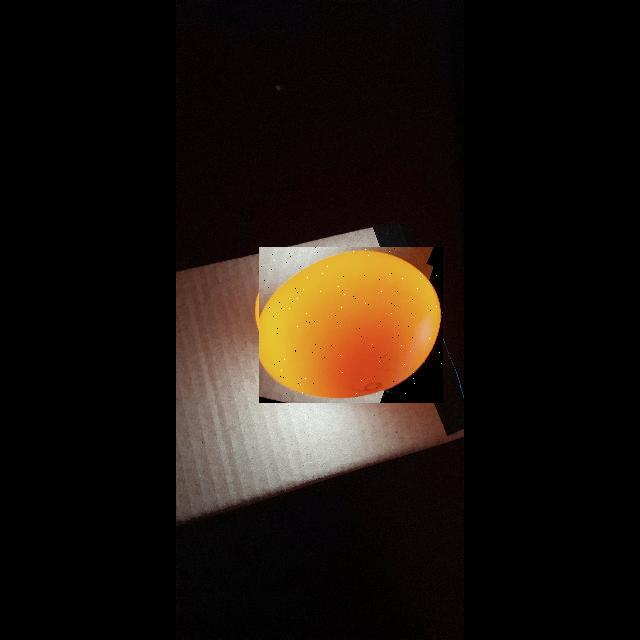
#> input picture src/data/test/images/20220623_230443_jpg.rf.98c6eaf71b430889ba02fb13739d02d2.jpg, 640 x 640 px; its folder holds only this picture in this run
$ python -i preprocessor.py   (imports and definitions only)
#> lines starting #> are read from the running program, lines starting #| are printed output that depends on the picture
#> further down, picture is the input picture: shape (640, 640, 3); mean B, G, R 14.4, 20.4, 28.2
"""Image Preprocessing Module for Egg Candling Fertility Classification.

Author: Anas (Image Processing Engineer - Track 1)
Role & Responsibilities:
- Resize images (configurable, e.g., 640x640 or 256x256)
- Grayscale conversion
- Green (G) channel extraction from RGB to enhance internal vascular/embryonic structures
- Contrast Limited Adaptive Histogram Equalization (CLAHE) for illumination normalization
- Integrated pipeline delivering modular, testable image processing transforms for both
  PyTorch / Albumentations / OpenCV pipelines and batch file preparation.
"""

from typing import Tuple, Union, Optional
import cv2
import numpy as np


class CandlingPreprocessor:
    """Preprocessor specialized for candling egg image enhancement and normalization.

    Attributes:
        target_size (Tuple[int, int]): (width, height) to resize images. Default is (640, 640).
        extract_green (bool): Whether to isolate the G channel from RGB.
        apply_clahe (bool): Whether to apply Contrast Limited Adaptive Histogram Equalization.
        clahe_clip_limit (float): Threshold for contrast limiting in CLAHE. Default: 2.0.
        clahe_tile_grid_size (Tuple[int, int]): Size of grid for histogram equalization. Default: (8, 8).
    """

    def __init__(
        self,
        target_size: Tuple[int, int] = (640, 640),
        extract_green: bool = True,
        apply_clahe: bool = True,
        clahe_clip_limit: float = 2.0,
        clahe_tile_grid_size: Tuple[int, int] = (8, 8),
    ):
        self.target_size = target_size
        self.extract_green = extract_green
        self.apply_clahe = apply_clahe
        self.clahe_clip_limit = clahe_clip_limit
        self.clahe_tile_grid_size = clahe_tile_grid_size

        self._clahe = cv2.createCLAHE(
            clipLimit=self.clahe_clip_limit,
            tileGridSize=self.clahe_tile_grid_size
        )

    def resize(self, image: np.ndarray, interpolation: int = cv2.INTER_LINEAR) -> np.ndarray:
        """Resizes the input image to target_size (width, height)."""
        return cv2.resize(image, self.target_size, interpolation=interpolation)

    def to_grayscale(self, image: np.ndarray) -> np.ndarray:
        """Converts an RGB or BGR image to single-channel grayscale."""
        if len(image.shape) == 2:
            return image
        return cv2.cvtColor(image, cv2.COLOR_BGR2GRAY)

    def extract_g_channel(self, image: np.ndarray, is_bgr: bool = True) -> np.ndarray:
        """Extracts the Green (G) component from RGB/BGR image.

        Under candling (transillumination), hemoglobin and embryonic blood vessels
        absorb green wavelengths strongly, providing superior contrast of internal structures
        relative to the red-dominated background.

        Args:
            image (np.ndarray): Input 3-channel image.
            is_bgr (bool): True if loaded via OpenCV (BGR format), False if RGB.

        Returns:
            np.ndarray: Single-channel Green component.
        """
#> called with is_bgr = True
        if len(image.shape) == 2:
            return image
        # In BGR: index 1 is Green. In RGB: index 1 is also Green!
        return image[:, :, 1]
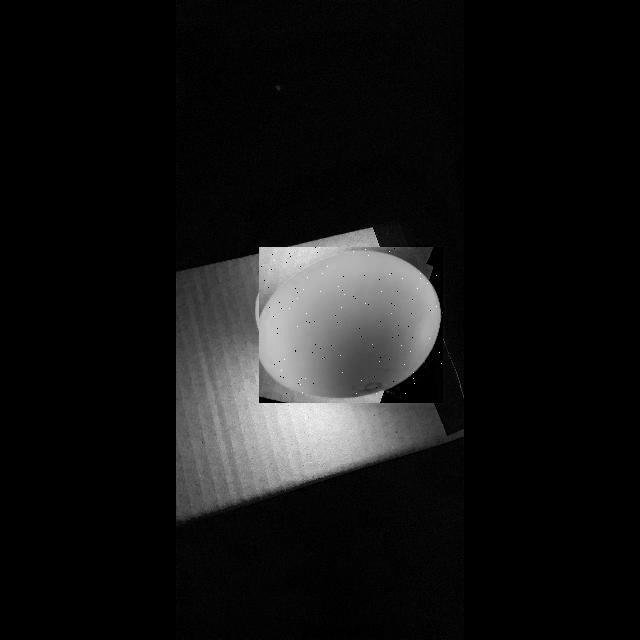
#> returned value: shape (640, 640); min 0, max 255, mean 20.4

    def apply_clahe_enhancement(self, single_channel_img: np.ndarray) -> np.ndarray:
        """Applies Contrast Limited Adaptive Histogram Equalization (CLAHE).

        Normalizes non-uniform illumination across the eggshell caused by focal LED hotspots.
        """
        if len(single_channel_img.shape) == 3:
            # If 3-channel, apply to L channel in LAB color space
            lab = cv2.cvtColor(single_channel_img, cv2.COLOR_BGR2LAB)
            l, a, b = cv2.split(lab)
            l_enhanced = self._clahe.apply(l)
            merged = cv2.merge((l_enhanced, a, b))
            return cv2.cvtColor(merged, cv2.COLOR_LAB2BGR)

        return self._clahe.apply(single_channel_img)
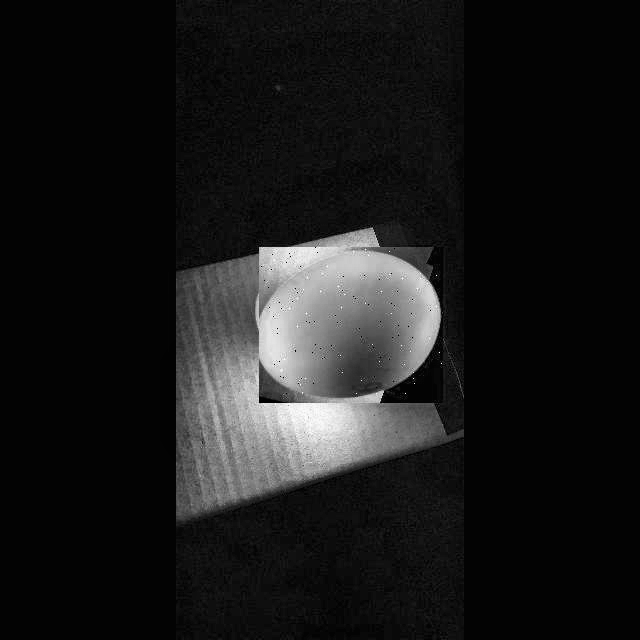
#> returned value: shape (640, 640); min 1, max 255, mean 25.5

    def process(
        self,
        image: np.ndarray,
        return_3channel: bool = True,
        is_bgr: bool = True
    ) -> np.ndarray:
        """Full preprocessing pipeline execution for a single image.

        Steps:
        1. Resize to target dimension (e.g. 640x640 or 256x256).
        2. Extract G channel (if enabled) or grayscale to isolate vascular contrast.
        3. Apply CLAHE illumination normalization.
        4. Optionally duplicate back into 3 channels for standard CNN / YOLO input shapes.

        Args:
            image (np.ndarray): Raw input image array.
            return_3channel (bool): If True, replicates single-channel result into (H, W, 3).
            is_bgr (bool): True if image format is BGR.

        Returns:
            np.ndarray: Preprocessed and enhanced image.
        """
        # Step 1: Resize
        resized = self.resize(image)

        # Step 2: G-channel extraction or standard grayscale
        if self.extract_green:
            channel = self.extract_g_channel(resized, is_bgr=is_bgr)
        else:
            channel = self.to_grayscale(resized)

        # Step 3: CLAHE illumination normalization
        if self.apply_clahe:
            enhanced = self.apply_clahe_enhancement(channel)
        else:
            enhanced = channel

        # Step 4: Format output channels
        if return_3channel and len(enhanced.shape) == 2:
            return cv2.cvtColor(enhanced, cv2.COLOR_GRAY2BGR)
#> returned value: shape (640, 640, 3)

        return enhanced


def preprocess_image_file(
    input_path: str,
    output_path: Optional[str] = None,
    preprocessor: Optional[CandlingPreprocessor] = None,
    target_size: Tuple[int, int] = (640, 640),
    extract_green: bool = True,
    apply_clahe: bool = True,
    return_3channel: bool = True,
) -> np.ndarray:
    """Convenience helper to read an image file, preprocess, and optionally save to disk."""
    if preprocessor is None:
        preprocessor = CandlingPreprocessor(
            target_size=target_size,
            extract_green=extract_green,
            apply_clahe=apply_clahe,
        )

    img = cv2.imread(input_path)
    if img is None:
        raise FileNotFoundError(f"Could not load image at path: {input_path}")

    processed = preprocessor.process(img, return_3channel=return_3channel)

    if output_path:
        cv2.imwrite(output_path, processed)

    return processed

>>> import cv2
>>> picture = cv2.imread('test/images/20220623_230443_jpg.rf.98c6eaf71b430889ba02fb13739d02d2.jpg')
>>> result = CandlingPreprocessor().process(picture)
